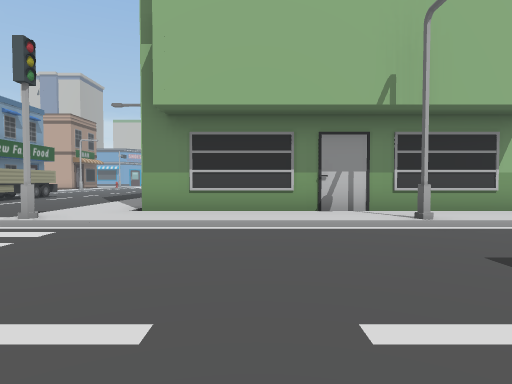
[1] (above)

24 first-person views from a walk through a 3-D level made in the Unity game engine. The camera is 1.4 m above the floor, tilts 2° down and sees 75° across. The floor is counted in squares, 2 m on a side. Each view is taken from the middle of a square. On the plan, view 1 faces up. The plan holds only what a view shows up to about 10 squares ahead; the rest is blank. The place goes on beyond the plan.

[2]
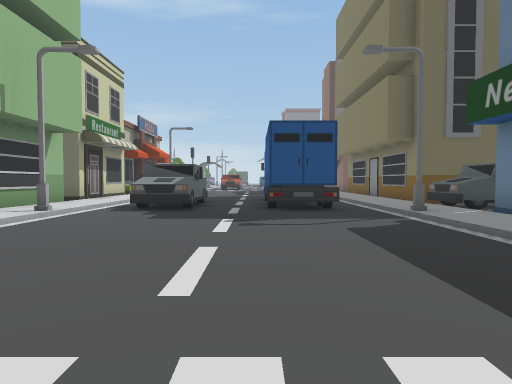

[3]
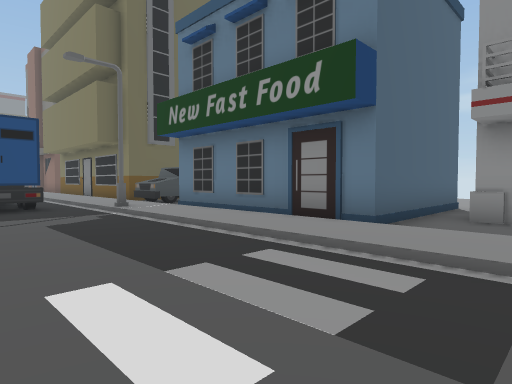

[4]
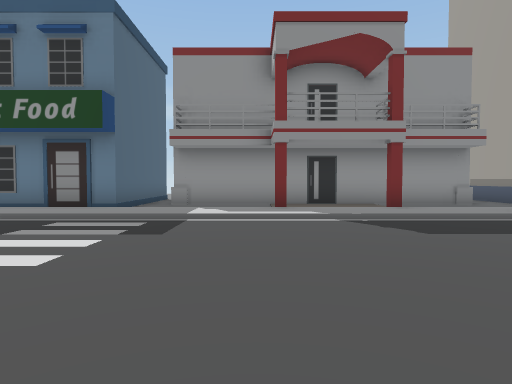

[5]
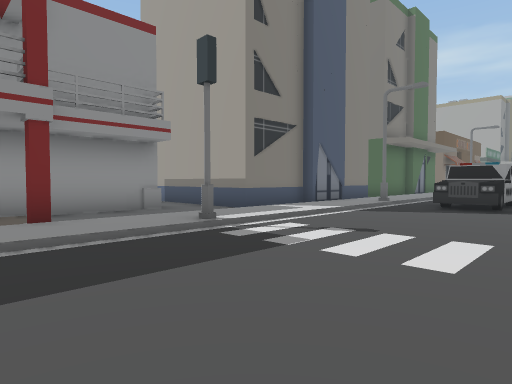

[6]
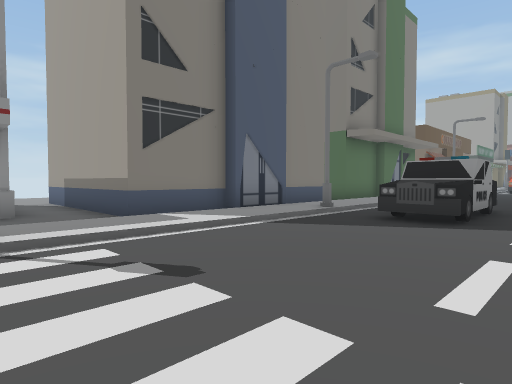

[7]
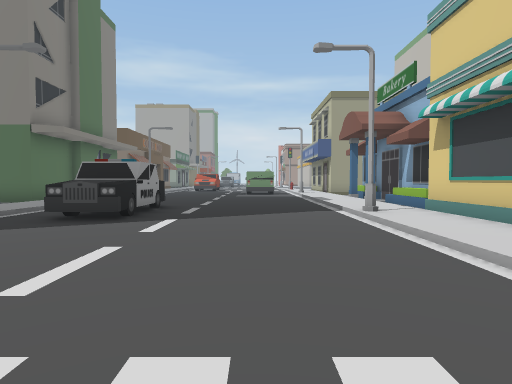

[8]
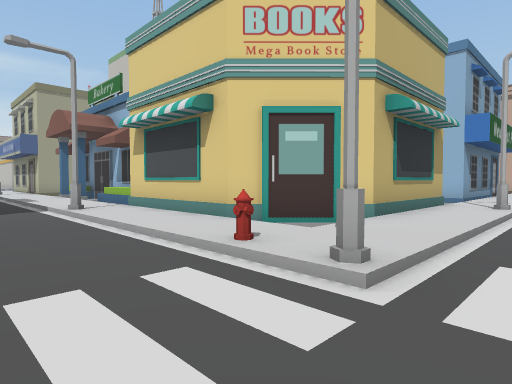

[9]
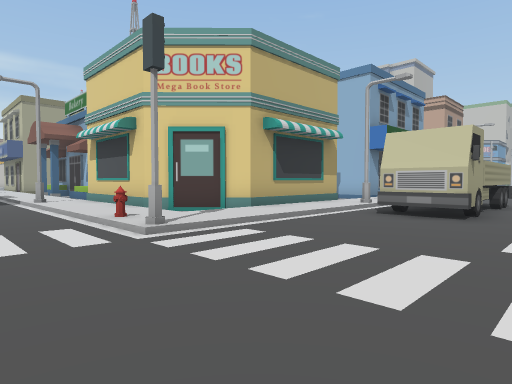

[10]
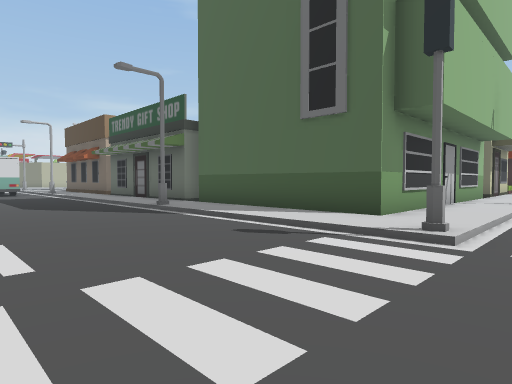

[11]
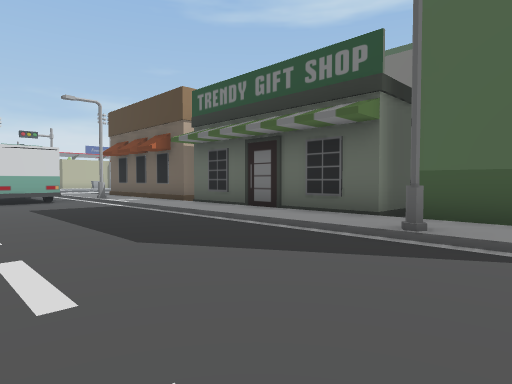

[12]
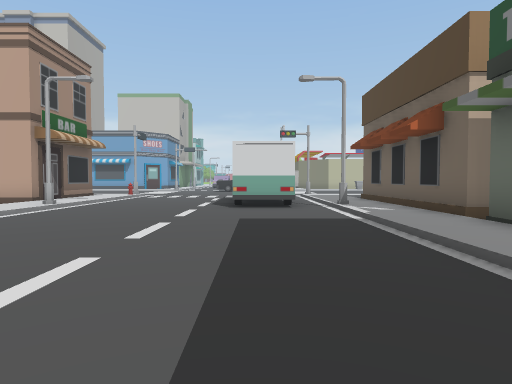

[13]
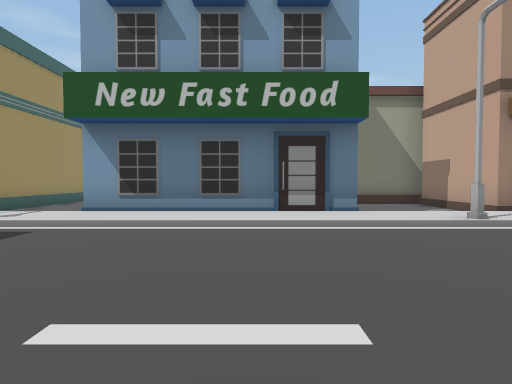

[14]
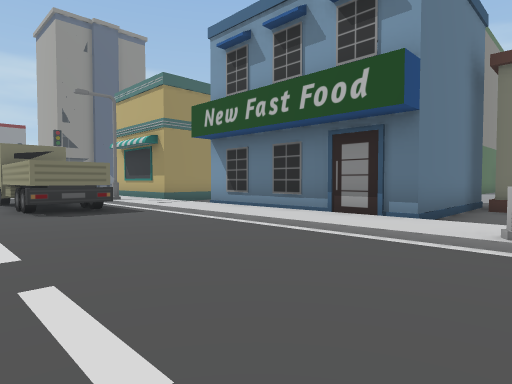

[15]
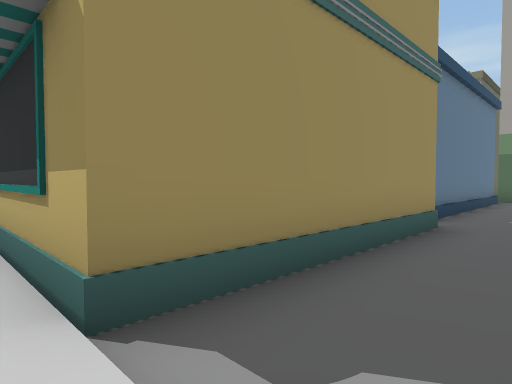

[16]
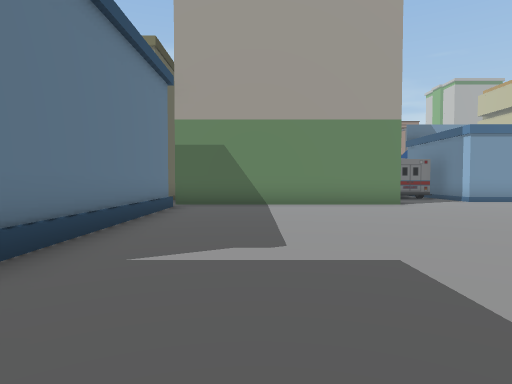

[17]
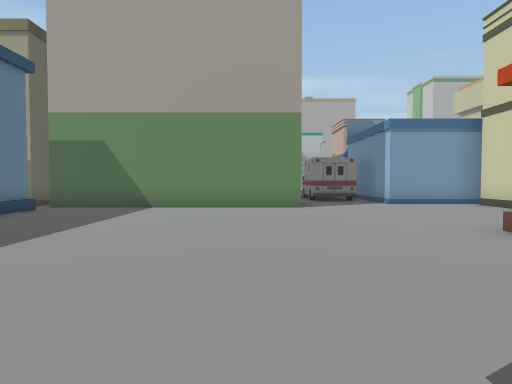

[18]
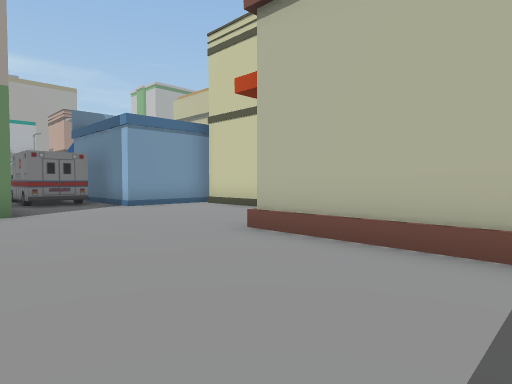

[19]
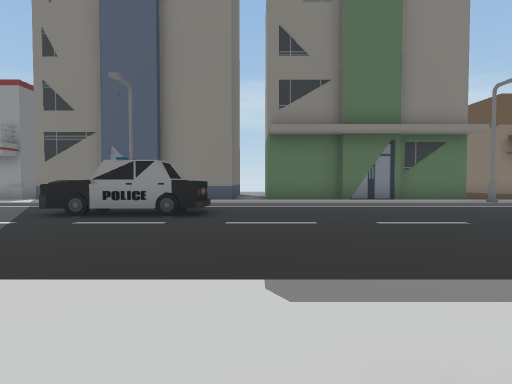

[20]
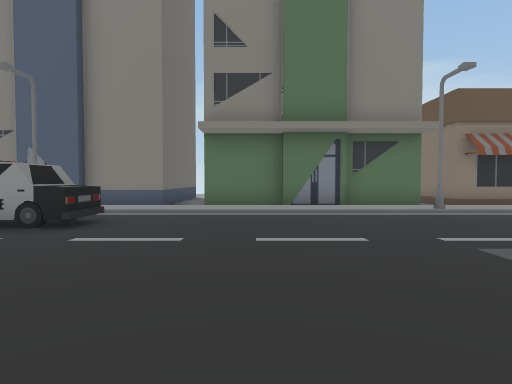

[21]
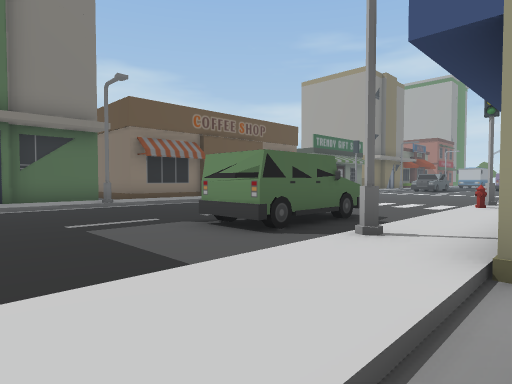

[22]
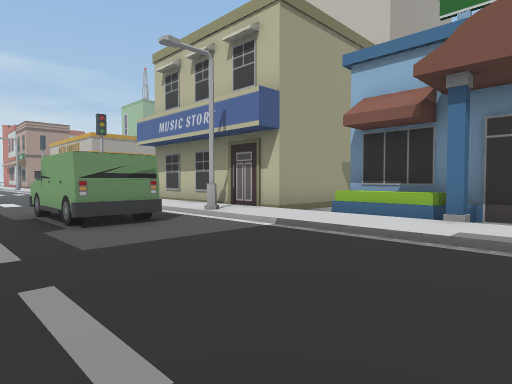

[23]
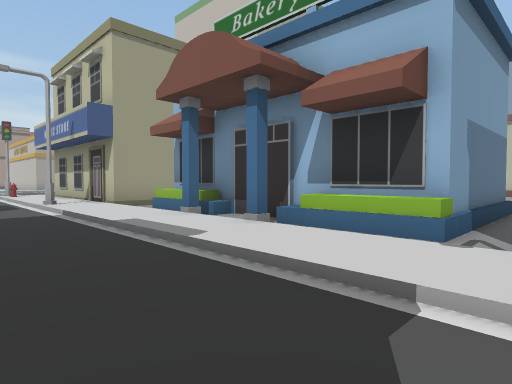

[24]
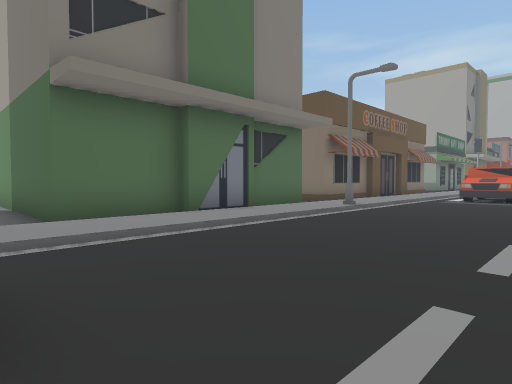

### Floor plan
Key: @ floor where view 1 was taken; # wall or solid block; . main floor; : floor 0.25 m higher than the main floor; / step, stairs or slope; B building; S streetlight; T truck; C car; H hydrant; U bus; O other object.
Columns run from 30 left of view 1 to 6 right of it. Each row starts with its distance up from view 1.
 24   #BBBB
 23   #...        B###:/....  ::#
 22   #....       B...:S....UUS:#
 21  ##.....BBBB  B...:/....../:#
 20 OO.......... BBBBB:/....../:#
 19 OO..........     B:/....../:#
 18    B........     B:/....../:#
 17    B.........    B:/....../:#
 16    B........     B:/....../:#
 15    B.........    B:/....../:#
 14    B..............:/TT..../:#
 13    B..............:/TT..../:##
 12    B////////######:/ T....S:B
 11   ##BBBBBBB/     #:STT..../:B
 10    #      B/     #:/TT..../:B
  9    #      B/     #:/....../:B
  8    #BBBBBBB/    ##:/....../:B
  7 ####///..///#####.:/....../:BBBBBBBB
  6 ::::///::///:::::::/....../::::::::::
  5 ::S/////////S////H/#......#//////S///
  4 OOO...............................TT
  3 OOOO..............................TTT
  2 .....................................
  1 .....................................
  0 ..........CCCC................@...OOO
 -1 ............C.....................OO
 -2 //S/////////S//////#/////////////S///
 -3 :::::::::::::::::::::::::::::::::::::
 -4 ##BBBBBBB.BBBBBBB....#.#  ..BBBBBBTTB
 -5         B.      B...........B     TTB
 -6         B.      B.#########.B       B
 -7         B.      B.         .B
 -8         B.      B.         .B

Positions as (right, up) in squares from view 1, and headings:
1: (0, 0), facing up
2: (-4, 1), facing right
3: (-5, 1), facing down-right
4: (-6, 4), facing down
5: (-8, 2), facing down-left
6: (-11, 2), facing down-left
7: (-11, 3), facing left
8: (-10, 3), facing up-left
9: (-7, 3), facing up-left
10: (-8, 4), facing up-right
11: (-8, 10), facing up-right
12: (-6, 13), facing up
13: (-6, 18), facing left
14: (-7, 22), facing down-left
15: (-12, 14), facing down-left
16: (-17, 14), facing left
17: (-18, 17), facing left
18: (-19, 17), facing up-left
19: (-21, 7), facing down
20: (-23, 6), facing down
21: (-24, 7), facing down-left
22: (-22, 1), facing up-left
23: (-18, 3), facing up-left
24: (-20, 2), facing down-left
